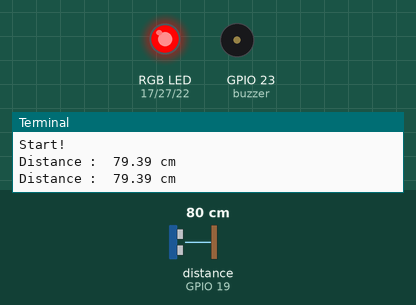
This program was run on a simulated Raspberry Pi (BCM pin numbers). Parts: an RGB LED mixed from three pins (HIGH = lit), buzzer (waves = sounding, pin HIGH), the last lines printed to the terminal. The inputs (shaded band) are chosen by the test bench; at power-on: distance to the obstacle (sensor on GPIO 19) 80 cm. The echo pulse lasts 58.3 µs per cm; the clock reads 2024-03-15 10:24:30 at power-on unless the program sets it; pins used as bus, display or sensor lines are not drawn.

Above: at 1.2 s.
1.3 s: distance to the obstacle (sensor on GPIO 19) set to 11 cm
2.8 s: distance to the obstacle (sensor on GPIO 19) set to 8 cm
At 3.3 s:
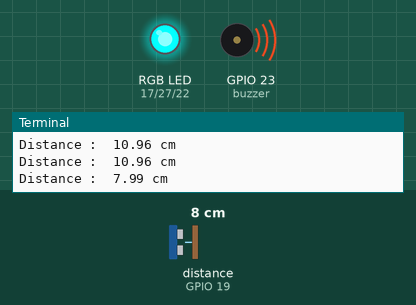
4.5 s: distance to the obstacle (sensor on GPIO 19) set to 18 cm
At 5.7 s:
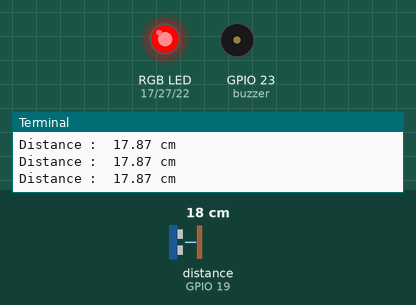
6.0 s: distance to the obstacle (sensor on GPIO 19) set to 2 cm
At 7.1 s:
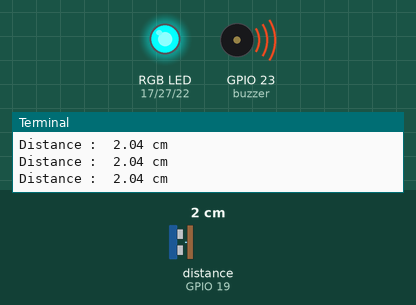
7.5 s: distance to the obstacle (sensor on GPIO 19) set to 35 cm
At 8.4 s:
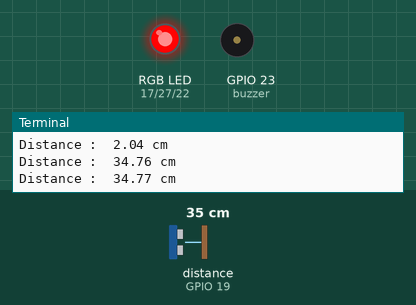
Timing chart, 0 to 10.0 s (numbered marks = the images above; inputs shaded):
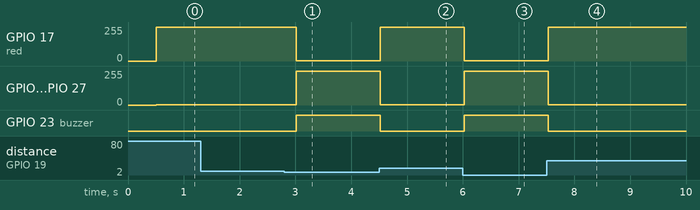

Measured:
- the behaviour switches between 10 and 9 cm on distance to the obstacle (sensor on GPIO 19) (found by bisection; images 0 and 1)
- after the input at 2.8 s, GPIO 17 (red): 255/255 → 3/255 after 0.22 s; GPIO 22 (blue), GPIO 27 (green): 3/255 → 255/255 after 0.22 s; GPIO 23 (buzzer): LOW → HIGH after 0.22 s
- after the input at 4.5 s, GPIO 17 (red): 3/255 → 255/255 at once; GPIO 22 (blue), GPIO 27 (green): 255/255 → 3/255 at once; GPIO 23 (buzzer): HIGH → LOW at once
- after the input at 6.0 s, GPIO 17 (red): 255/255 → 3/255 at once; GPIO 22 (blue), GPIO 27 (green): 3/255 → 255/255 at once; GPIO 23 (buzzer): LOW → HIGH at once
- after the input at 7.5 s, GPIO 17 (red): 3/255 → 255/255 at once; GPIO 22 (blue), GPIO 27 (green): 255/255 → 3/255 at once; GPIO 23 (buzzer): HIGH → LOW at once

The program:

rasp.py
```python
import RPi.GPIO as gpio
import time
gpio.setmode(gpio.BCM)


# SETUP
trig = 13
echo = 19
buzzer = 23

green = 27
red = 17
blue = 22
freq = 100

print("Start!")

gpio.setwarnings(False)

gpio.setup(trig, gpio.OUT)
gpio.setup(echo, gpio.IN)
gpio.setup(buzzer, gpio.OUT)

gpio.setup(red, gpio.OUT)
gpio.setup(green, gpio.OUT)
gpio.setup(blue, gpio.OUT)

RED = gpio.PWM(red, freq)
GREEN = gpio.PWM(green, freq)
BLUE = gpio.PWM(blue, freq)

try :
    while True :
        gpio.output(trig, False)
        time.sleep(0.5)
        gpio.output(trig, True)
        time.sleep(0.00001)
        gpio.output(trig, False)
        while gpio.input(echo) == 0 :
            pulse_start = time.time()

        while gpio.input(echo) == 1 :
            pulse_end = time.time()

        pulse_duration = pulse_end - pulse_start
        distance = pulse_duration * 17000
        distance = round(distance, 2)

        print("Distance : ", distance, "cm")
        if distance < 10:
            gpio.output(buzzer,gpio.HIGH)
            RED.start(1)
            GREEN.start(100)
            BLUE.start(100)
        else:
            gpio.output(buzzer,gpio.LOW)
            RED.start(100)
            GREEN.start(1)
            BLUE.start(1)

except :
    gpio.cleanup()
```
